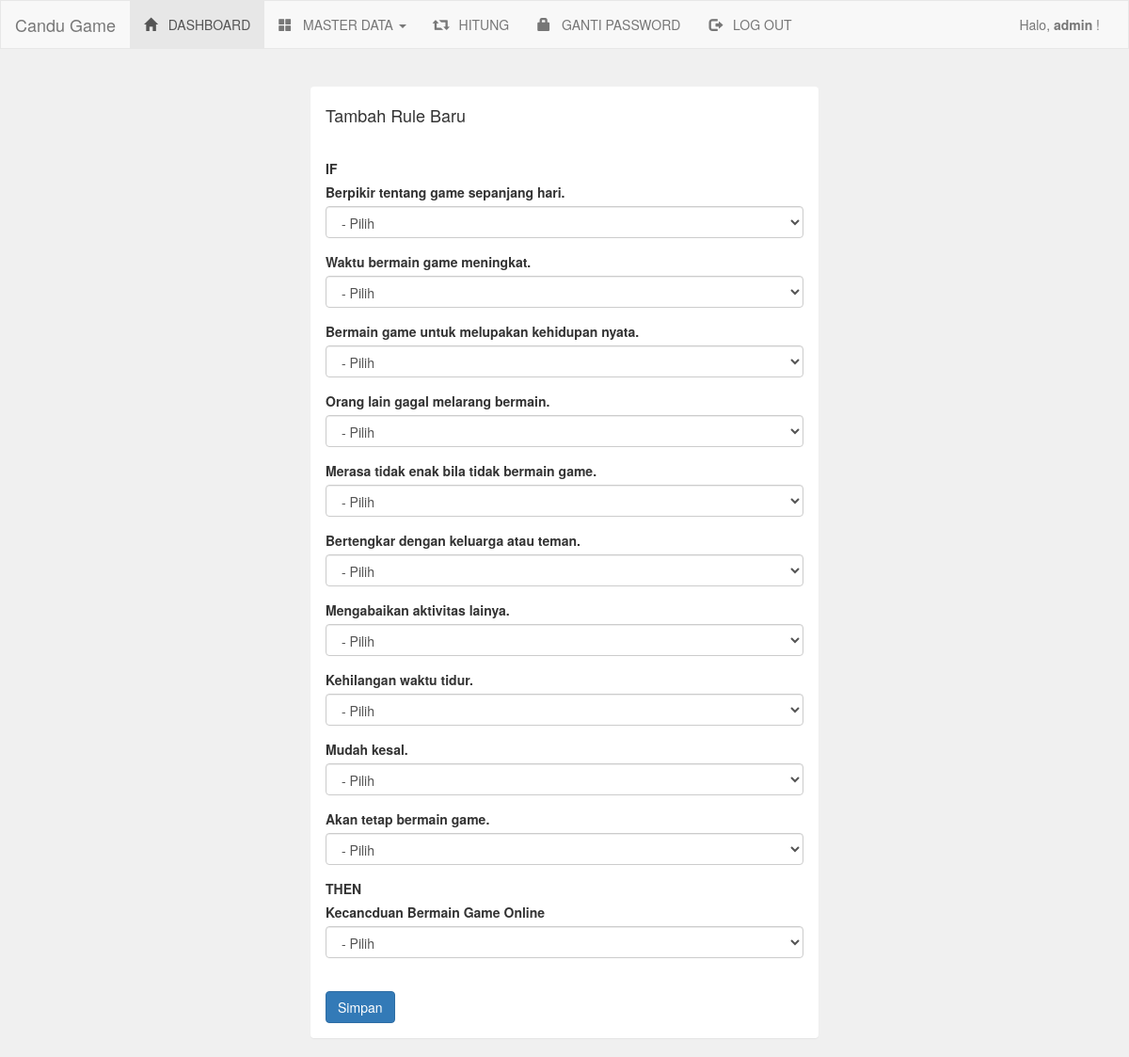
The page /admin/rule_tambah.php (signed in) on the database its author committed.
### tables this page shows
CREATE TABLE `variabel` (
  `variabel_id` int(11) NOT NULL,
  `variabel_kode` varchar(255) NOT NULL,
  `variabel_nama` varchar(255) NOT NULL,
  `variabel_satuan` varchar(255) NOT NULL
);

CREATE TABLE `output` (
  `output_id` int(11) NOT NULL,
  `nama_output` text NOT NULL,
  `kode_output` text NOT NULL
);

### admin/rule_tambah.php (the view, shortened to what this page needs)
<?php include 'header.php'; ?>
<div class="container">
	<br/>
	<div class="col-md-6 col-md-offset-3">
		<div class="panel">
			<div class="panel-heading">
				<h4>Tambah Rule Baru</h4>
			</div>
			<div class="panel-body">
				<label>IF</label>
				<form method="post" action="rule_aksi.php">
					<?php
					include '../koneksi.php';
					$variabel = mysqli_query($koneksi,"select * from variabel");
					while($v = mysqli_fetch_array($variabel)){
						?>
						<div class="form-group">
							<label><?php echo $v['variabel_nama']; ?></label>
							<select class="form-control" name="linguistik[]" required="required">
								<option value="">- Pilih</option>
							</select>
						</div>
						<?php
					}
					?>
					<label>THEN</label>
					<?php
						$output = mysqli_query($koneksi,"select * from output");
						while($op = mysqli_fetch_array($output)){
					?>
					<div class="form-group">
						<label><?php echo $op['nama_output']?></label>
							<select class="form-control" name="output_lingu" required="required">
								<option value="">- Pilih</option>
							</select>
					</div>
				    <?php } ?>
					<br/>
					<input type="submit" class="btn btn-primary" value="Simpan">
				</form>
			</div>
		</div>
	</div>
</div>
<?php include 'footer.php'; ?>

### rows shown on the page
variabel: variabel_nama "Berpikir tentang game sepanjang hari."
variabel: variabel_nama "Waktu bermain game meningkat."
variabel: variabel_nama "Bermain game untuk melupakan kehidupan nyata."
variabel: variabel_nama "Orang lain gagal melarang bermain."
variabel: variabel_nama "Merasa tidak enak bila tidak bermain game."
variabel: variabel_nama "Bertengkar dengan keluarga atau teman."
variabel: variabel_nama "Mengabaikan aktivitas lainya."
variabel: variabel_nama "Kehilangan waktu tidur."
variabel: variabel_nama "Mudah kesal."
variabel: variabel_nama "Akan tetap bermain game."
output: nama_output "Kecancduan Bermain Game Online"

### other values the page prints
$_SESSION['username'] "admin"
